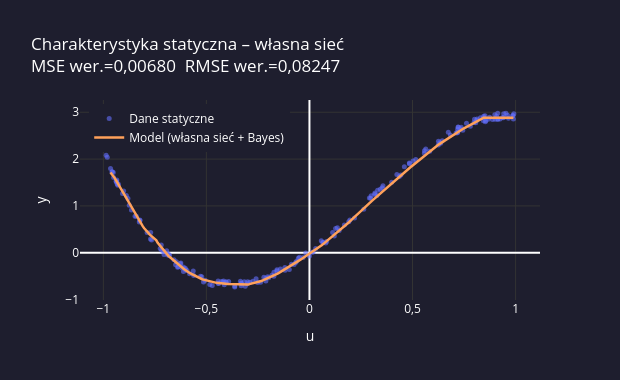

Notebook source saved alongside this figure:
### Markdown cell above
---
### 4c. Charakterystyka statyczna – porównanie z danymi

### Code cell
import plotly.graph_objects as go

# Gęsta siatka u do rysowania krzywej modelu
u_plot  = np.linspace(u_ucz.min(), u_ucz.max(), 300)
X_plot  = norm_u(u_plot).reshape(-1, 1)
y_hat_n = own_trainer.model._forward(X_plot).flatten()
y_hat   = denorm_y(y_hat_n)

# MSE na zbiorze weryfikującym (w oryginalnej skali)
y_hat_wer = denorm_y(own_trainer.model._forward(X_val_own).flatten())
mse_wer   = float(np.mean((y_hat_wer - y_wer) ** 2))
rmse_wer  = float(np.sqrt(mse_wer))

def _fl(x, d=5):
    return f'{x:.{d}f}'.replace('.', ',')

fig = go.Figure()
fig.add_trace(go.Scatter(
    x=dane_own.u, y=dane_own.y,
    mode='markers', name='Dane statyczne',
    marker=dict(color='#636EFA', size=5, opacity=0.6),
))
fig.add_trace(go.Scatter(
    x=u_plot, y=y_hat,
    mode='lines', name='Model (własna sieć + Bayes)',
    line=dict(color='#FFA15A', width=2.5),
))
fig.update_layout(
    title=f'Charakterystyka statyczna – własna sieć<br>'
          f'MSE wer.={_fl(mse_wer)}  RMSE wer.={_fl(rmse_wer)}',
    xaxis_title='u', yaxis_title='y',
    xaxis=dict(gridcolor='#333'), yaxis=dict(gridcolor='#333'),
    plot_bgcolor='#1e1e2e', paper_bgcolor='#1e1e2e',
    font=dict(color='white'), height=380, width=620,
    legend=dict(x=0.02, y=0.98),
    separators=', ',
)
fig.show()

display(Markdown(
    f"**Val MSE (oryg. skala):** {_fl(mse_wer, 6)}   |   "
    f"**Val RMSE:** {_fl(rmse_wer, 6)}   |   "
    f"**Architektura:** {' → '.join(str(s) for s in own_sizes)}"
))

### Figure 1 — Plotly figure (JSON) as saved in the notebook; plotly's stock layout.template omitted (floating-point values rounded to 4 significant figures; data arrays with more than 128 entries replaced by an {"elided": "..."} marker saying what was removed)
{"data": [{"marker": {"color": "#636EFA", "opacity": 0.6, "size": 5}, "mode": "markers", "name": "Dane statyczne", "type": "scatter", "x": {"elided": "200 float values"}, "y": {"elided": "200 float values"}}, {"line": {"color": "#FFA15A", "width": 2.5}, "mode": "lines", "name": "Model (własna sieć + Bayes)", "type": "scatter", "x": {"elided": "300 float values"}, "y": {"elided": "300 float values"}}], "layout": {"font": {"color": "white"}, "height": 380, "legend": {"x": 0.02, "y": 0.98}, "paper_bgcolor": "#1e1e2e", "plot_bgcolor": "#1e1e2e", "separators": ", ", "title": {"text": "Charakterystyka statyczna – własna sieć<br>MSE wer.=0,00680  RMSE wer.=0,08247"}, "width": 620, "xaxis": {"gridcolor": "#333", "title": {"text": "u"}}, "yaxis": {"gridcolor": "#333", "title": {"text": "y"}}}}
